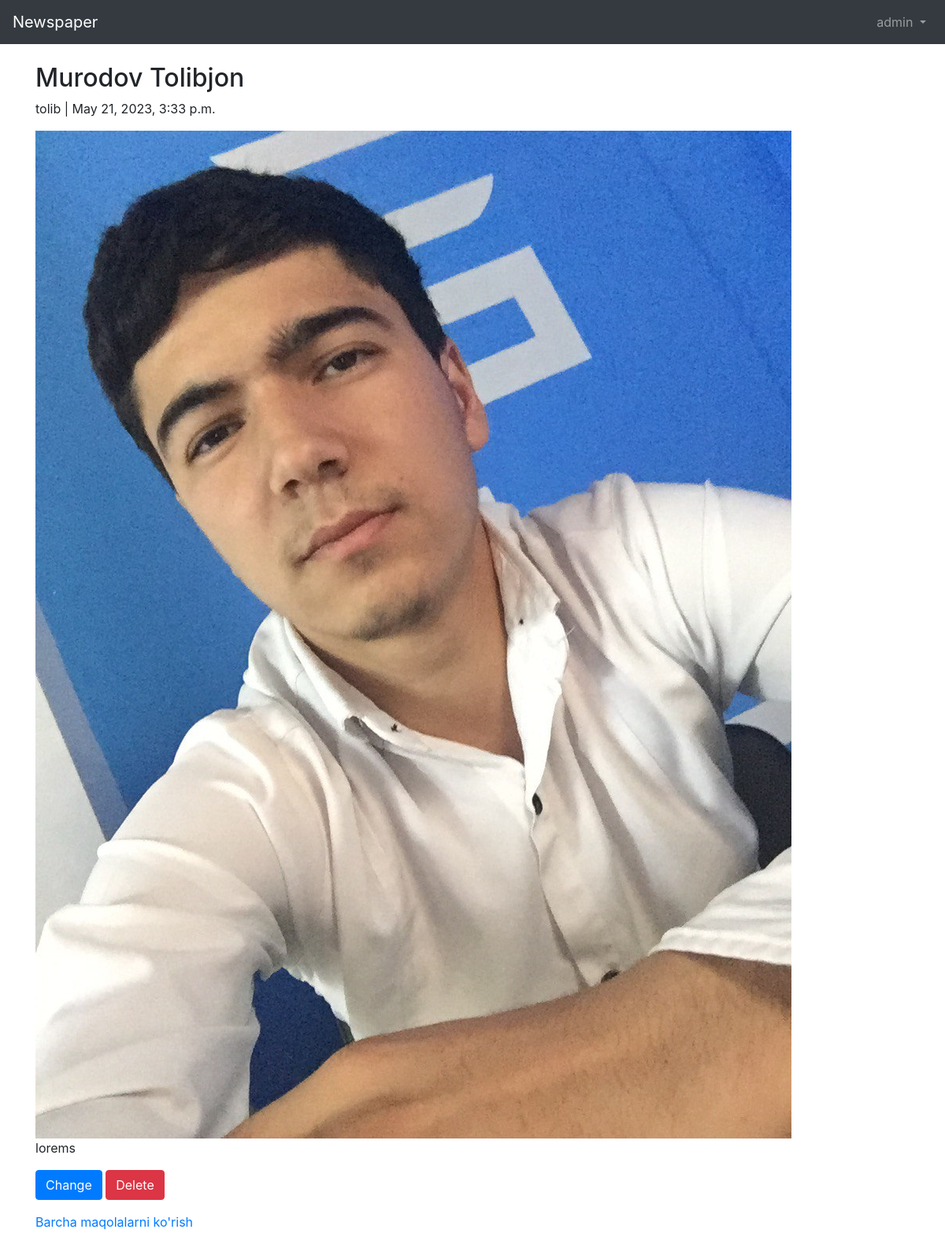
The app's page /articles/4 (signed in) with its own data.
### users/models.py (models this page shows)
class CustomUser(AbstractUser):
    age = models.PositiveIntegerField(null=True, blank=True)
    address = models.CharField(max_length=200)
    job = models.CharField(max_length=50)

### articles/models.py (models this page shows, shortened)
class Article(models.Model):
    title = models.CharField(max_length=255)
    body = models.TextField()
    photo = models.ImageField(upload_to='images/', blank=True)
    date = models.DateTimeField(auto_now_add=True)
    author = models.ForeignKey(
        get_user_model(),
        on_delete=models.CASCADE,
    )

### articles/views.py (the view)
# urls.py: path('<int:pk>', ArticleDetailView.as_view(), name='article_detail'),
class ArticleDetailView(LoginRequiredMixin, DetailView):
    model = Article
    template_name = 'article_detail.html'
    login_url = 'login'

### templates/article_detail.html
{% extends 'base.html' %}
{% block content %}
    <div class="article-entry">
        <h2>{{ object.title }}</h2>
        <p>{{ object.author }} | {{ object.date }}</p>
        {% if article.photo %}
            <img src="{{ object.photo.url }}" alt="{{ object.title }}">
        {% endif %}
        <p> {{ object.body }}</p>
    </div>
    <p>
        <a href="{% url 'article_edit' article.pk %}" class="btn btn-primary">Change</a>
        <a href="{% url 'article_delete' article.pk %}" class="btn btn-danger">Delete</a>
    <p><a href="{% url 'article_list' %}">Barcha maqolalarni ko'rish</a></p>
    </p>
{% endblock content %}

### templates/base.html (shortened to what this page needs)
<!DOCTYPE html>
<html lang="en">
<head>
    <link rel="stylesheet" href="https://maxcdn.bootstrapcdn.com/bootstrap/4.0.0/css/bootstrap.min.css"
>
</head>
<body>
<nav class="navbar navbar-expand-md navbar-dark bg-dark mb-4">
    <a class="navbar-brand" href="{% url 'home' %}">Newspaper</a>
    <div class="collapse navbar-collapse" id="navbarCollapse">
        {% if user.is_authenticated %}
            <ul class="navbar-nav ml-auto">
                <li class="nav-item">
                    <a class="nav-link dropdown-toggle" href="#" id="userMenu"
                       data-toggle="dropdown" aria-haspopup="true"
                       aria-expanded="false">
                        {{ user.username }}
                    </a>
                </li>
            </ul>
        {% endif %}
    </div>
</nav>
<div class="container">
    {% block content %}
    {% endblock content %}
</div>
</body>
</html>

### records on screen
CustomUser: username "admin"
Article: title "Murodov Tolibjon", author "tolib", date "May 21, 2023, 3:33 p.m.", photo (picture), body "lorems"
